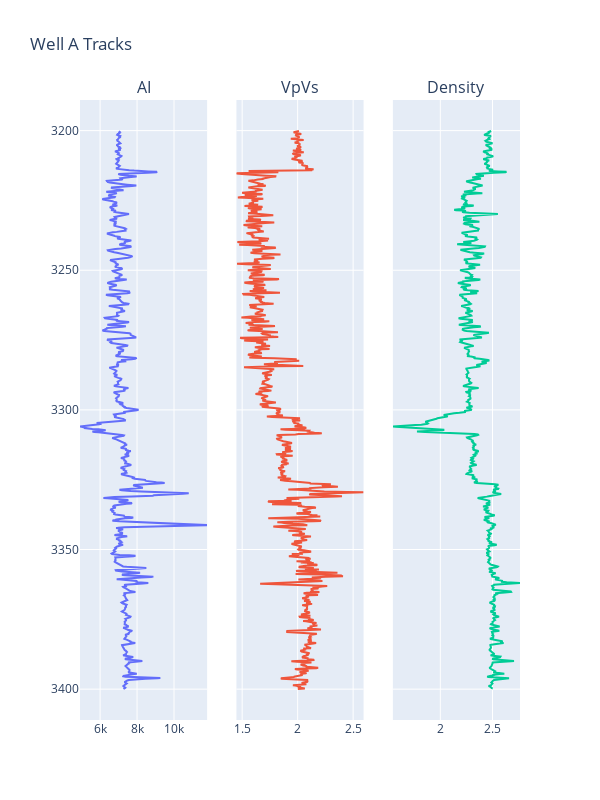

Write notebook code for a chart like this one.
### Markdown cell above
## Plotly GO

### Code cell
sorted=merged.sort_values(by=['Depth'])

fig = make_subplots(rows=1, cols=3, subplot_titles=['AI','VpVs','Density'],shared_yaxes=True)
fig.add_trace(go.Scatter(x=sorted['AI'], y=sorted['Depth']),row=1, col=1)
fig.add_trace(go.Scatter(x=sorted['VpVs'], y=sorted['Depth']),row=1, col=2)
fig.add_trace(go.Scatter(x=sorted['Density'], y=sorted['Depth']),row=1, col=3)
fig.update_layout(height=800, width=600, title_text="Well A Tracks")
fig.update_yaxes(autorange="reversed")
fig.update_layout(showlegend=False)
fig.show()

### Figure 1 — Plotly figure (JSON) as saved in the notebook; plotly's stock layout.template omitted (floating-point values rounded to 4 significant figures; data arrays with more than 128 entries replaced by an {"elided": "..."} marker saying what was removed)
{"data": [{"type": "scatter", "x": {"elided": "1312 float values"}, "xaxis": "x", "y": {"elided": "1312 float values"}, "yaxis": "y"}, {"type": "scatter", "x": {"elided": "1312 float values"}, "xaxis": "x2", "y": {"elided": "1312 float values"}, "yaxis": "y2"}, {"type": "scatter", "x": {"elided": "1312 float values"}, "xaxis": "x3", "y": {"elided": "1312 float values"}, "yaxis": "y3"}], "layout": {"annotations": [{"font": {"size": 16}, "showarrow": false, "text": "AI", "x": 0.1444, "xanchor": "center", "xref": "paper", "y": 1, "yanchor": "bottom", "yref": "paper"}, {"font": {"size": 16}, "showarrow": false, "text": "VpVs", "x": 0.5, "xanchor": "center", "xref": "paper", "y": 1, "yanchor": "bottom", "yref": "paper"}, {"font": {"size": 16}, "showarrow": false, "text": "Density", "x": 0.8556, "xanchor": "center", "xref": "paper", "y": 1, "yanchor": "bottom", "yref": "paper"}], "height": 800, "showlegend": false, "title": {"text": "Well A Tracks"}, "width": 600, "xaxis": {"anchor": "y", "domain": [0, 0.2889]}, "xaxis2": {"anchor": "y2", "domain": [0.3556, 0.6444]}, "xaxis3": {"anchor": "y3", "domain": [0.7111, 1]}, "yaxis": {"anchor": "x", "autorange": "reversed", "domain": [0, 1]}, "yaxis2": {"anchor": "x2", "autorange": "reversed", "domain": [0, 1], "matches": "y", "showticklabels": false}, "yaxis3": {"anchor": "x3", "autorange": "reversed", "domain": [0, 1], "matches": "y", "showticklabels": false}}}
